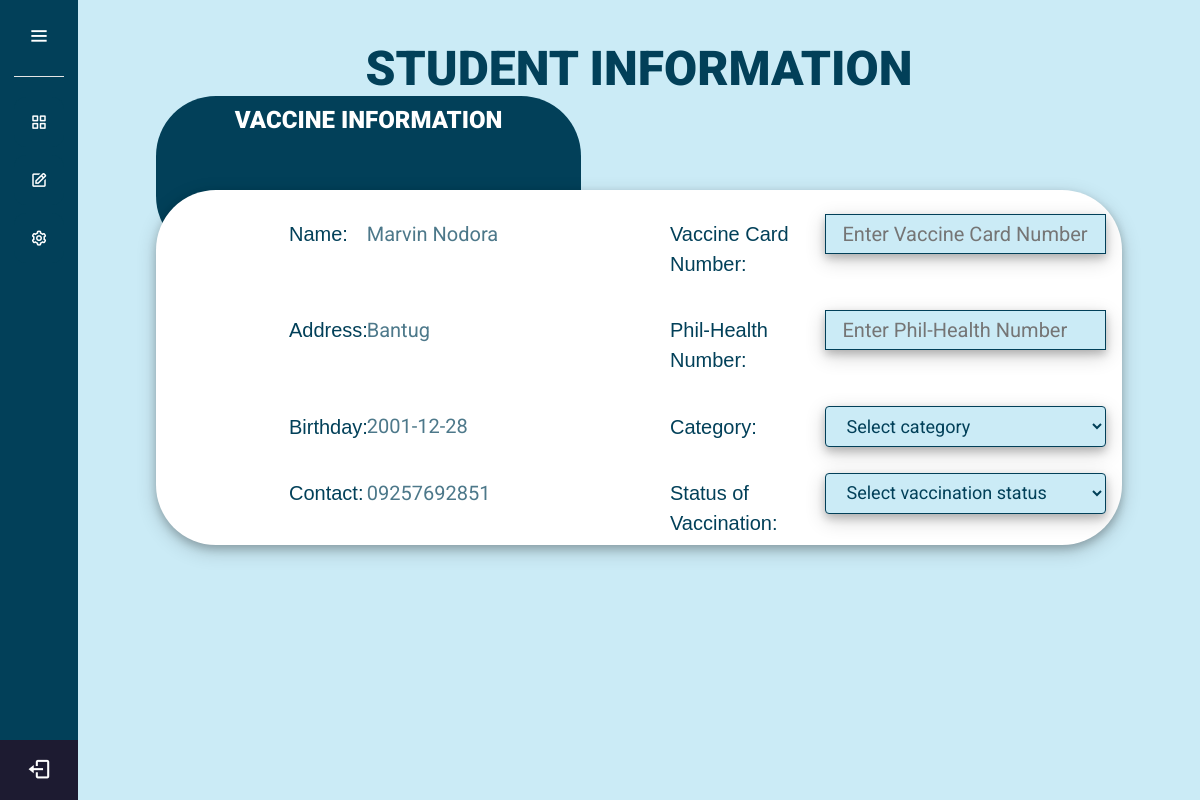
The app's page /student_vaccine-form.php (signed in) with its own data.
### tables this page shows
CREATE TABLE `user_vaccine` (
  `user_vaccine_id` int(11) NOT NULL,
  `userid` int(11) NOT NULL,
  `philhealth` varchar(255) DEFAULT NULL,
  `category` varchar(2) DEFAULT NULL,
  `vaccineCardNumber` varchar(255) DEFAULT NULL,
  `firstDoseid` int(11) DEFAULT NULL,
  `secondDoseid` int(11) DEFAULT NULL,
  `boosterDoseid` int(11) DEFAULT NULL,
  `facilityName` varchar(255) DEFAULT NULL,
  `facilityContact` varchar(255) DEFAULT NULL,
  `vaccineCard` varchar(255) DEFAULT NULL,
  `boosterCard` varchar(255) DEFAULT NULL
);

CREATE TABLE `user_login` (
  `user_login_id` int(11) NOT NULL,
  `name` varchar(255) NOT NULL,
  `address` varchar(255) NOT NULL,
  `birthday` date NOT NULL,
  `gender` varchar(255) NOT NULL,
  `email` varchar(255) NOT NULL,
  `contact` varchar(255) NOT NULL,
  `password` varchar(255) NOT NULL,
  `roles` varchar(255) NOT NULL,
  `grade` int(11) DEFAULT NULL,
  `section` int(11) DEFAULT NULL,
  `department` varchar(255) DEFAULT NULL,
  `profile` varchar(255) DEFAULT NULL
);

### student_vaccine-form.php (the view, shortened to what this page needs)
<?php
    @include 'include\config.php';
?>
<!DOCTYPE html>
<html lang="en">
<head>
    <link rel="stylesheet" href="css/style.css">
    <link rel="stylesheet" href="https://cdn.jsdelivr.net/npm/bootstrap@4.6.1/dist/css/bootstrap.min.css">
    <link href='https://unpkg.com/boxicons@2.0.7/css/boxicons.min.css' rel='stylesheet'>
    <link rel="stylesheet" href="https://cdnjs.cloudflare.com/ajax/libs/font-awesome/4.7.0/css/font-awesome.min.css">
    <link href="https://cdnjs.cloudflare.com/ajax/libs/font-awesome/6.0.0/css/all.min.css" rel="stylesheet"/>
    <link href="http://cdnjs.cloudflare.com/ajax/libs/font-awesome/4.3.0/css/font-awesome.css" rel="stylesheet"  type='text/css'>
</head>
<body>
    <?php @include 'include\sidebar-nav.php'; ?>
    <section class="home-section" style="background-color: #cbebf6;">
        <h1 class="home-title text-center">STUDENT INFORMATION</h1>
        <form action="student_vaccine-upload.php" method="POST" enctype="multipart/form-data">
            <div class="home-col-top">
                <br>
                <?php
                    $userid = $_SESSION['id'];
                    $sql = "SELECT * FROM user_vaccine INNER JOIN user_login ON user_vaccine.userid = user_login.user_login_id WHERE user_login.user_login_id = $userid";
                    $result = mysqli_query($conn, $sql);
                    if($result){
                        while($row = mysqli_fetch_assoc($result)){
                            $name = $row['name'];
                            $birthday = $row['birthday'];
                            $address = $row['address'];
                            $contact = $row['contact'];
                        }
                    }
                ?>
                <div class="home-col-top-title">
                    <h2 >VACCINE INFORMATION</h2>
                </div>
                <div class="home-col-top-content">
                    <div class="form-group row ml-5 pt-3 input-form">
                        <label for="name" class="col-sm-1 col-form-label">Name:</label>
                        <div class="col-sm-3">
                            <input type="text" disabled class="read-only" id="name" value="<?php echo $name; ?>">
                        </div>
                        <label for="vaccineCardNumber" class="col-sm-2 col-form-label">Vaccine Card Number:</label>
                        <div class="col-sm-4">
                            <input type="text" required class="vaccine-form py-1 mt-2 px-3" id="vaccineCardNumber" placeholder="Enter Vaccine Card Number" name="vaccineCardNumber">
                        </div>
                    </div>
                    <div class="form-group row ml-5 input-form">
                        <label for="staticEmail" class="col-sm-1 col-form-label">Address:</label>
                        <div class="col-sm-3">
                            <input type="text" disabled class="read-only" id="staticEmail" value="<?php echo $address; ?>">
                        </div>
                        <label for="inputPassword" class="col-sm-2 col-form-label">Phil-Health Number:</label>
                        <div class="col-sm-4">
                            <input type="text" required name="philhealthNumber" class="vaccine-form py-1 mt-2 px-3" id="inputPassword" placeholder="Enter Phil-Health Number">
                        </div>
                    </div>
                    <div class="form-group row ml-5 input-form">
                        <label for="staticEmail" class="col-sm-1 col-form-label">Birthday:</label>
                        <div class="col-sm-3">
                            <input type="text" disabled class="read-only" id="staticEmail" value="<?php echo $birthday; ?>">
                        </div>
                        <label for="inputPassword" class="col-sm-2 col-form-label">Category:</label>
                        <div class="col-sm-4">
                            <select class="form-control py-1 mt-2 px-3 status-form" id="category" required name="category">
                                <option selected disabled value="NULL">Select category</option>
                            </select>
                        </div>
                    </div>
                    <div class="form-group row ml-5 input-form">
                        <label for="staticEmail" class="col-sm-1 col-form-label">Contact:</label>
                        <div class="col-sm-3">
                            <input type="text" disabled class="read-only" id="staticEmail" value="<?php echo $contact; ?>">
                        </div>
                        <label for="inputPassword" class="col-sm-2 col-form-label">Status of Vaccination:</label>
                        <div class="col-sm-4">
                            <select class="form-control py-1 mt-2 px-3 status-form" id="status" required name="status">
                                <option selected disabled value="NULL">Select vaccination status</option>
                            </select>
                        </div>
                    </div>
                </div>
                <div class="home-col-bot active" id="first">
                    <br>
                </div>
            </div>
        </form>
    </section>
</body>
</html>

### css/style.css (style rules this page uses)
* { font-family: 'Roboto', sans-serif; margin: 0; padding: 0; box-sizing: border-box; outline: none; text-decoration: none; }
label { display: block; font: 1rem 'Fira Sans', sans-serif; }
input, label { margin: .4rem 0; }

### student_vaccine-form.php (style rules this page uses)
* { margin: 0; padding: 0; box-sizing: border-box; font-family: "Poppins" , sans-serif; }
.home-section { position: relative; background: #E4E9F7; height: 100vh; top: 0; left: 78px; width: calc(100% - 78px); transition: all 0.5s ease; }
.home-section .home-title { color: #024059; font-weight: 900; position: relative; top: 40px; font-size: 3rem; }
.home-section .home-col-top-content { position: relative; background: #fff; min-height: 30vh; top: 100px; left: 78px; box-shadow: 0 4px 8px 0 rgba(0, 0, 0, 0.2), 0 6px 20px 0 rgba(0, 0, 0, 0.19); width: calc(100% - 78px - 78px); border-radius: 60px; transition: all 0.5s ease; z-index: 3; }
.home-section .home-col-top-content .input-form label { margin-left: 70px; font-size: 20px; color: #024059; }
.home-section .home-col-top-content .input-form .read-only { font-size: 20px; color: #024059; background: #fff; width: 100%; border: none; padding-top:13px; opacity: 0.7; }
.home-section .home-col-top-content .input-form .vaccine-form { font-size: 20px; color: #024059; width: 100%; border: 1px solid #024059; box-shadow: 0 4px 8px 0 rgba(0, 0, 0, 0.2), 0 6px 20px 0 rgba(0, 0, 0, 0.19); padding-right: 10px; background: #cbebf6; }
.home-section .home-col-top-content .input-form .status-form { font-size: 18px; color: #024059; width: 100%; border: 1px solid #024059; box-shadow: 0 4px 8px 0 rgba(0, 0, 0, 0.2), 0 6px 20px 0 rgba(0, 0, 0, 0.19); padding-right: 10px; background: #cbebf6; }
.home-section .home-col-top-title { background: #024059; position: absolute; width: 100%; top: 12%; left: 78px; min-height: 20vh; border-radius: 60px; width: calc(24% + 78px + 78px); }
.home-section .home-col-top-title h2 { color: #fff; font-weight: 900; padding-top: 10px; font-size: 3vh; text-align: center; }
.home-col-bot { display: none; }
.active { display: block; }

### records on screen
user_vaccine: userid.name "Marvin Nodora", userid.address "Bantug", userid.birthday "2001-12-28", userid.contact "09257692851"
